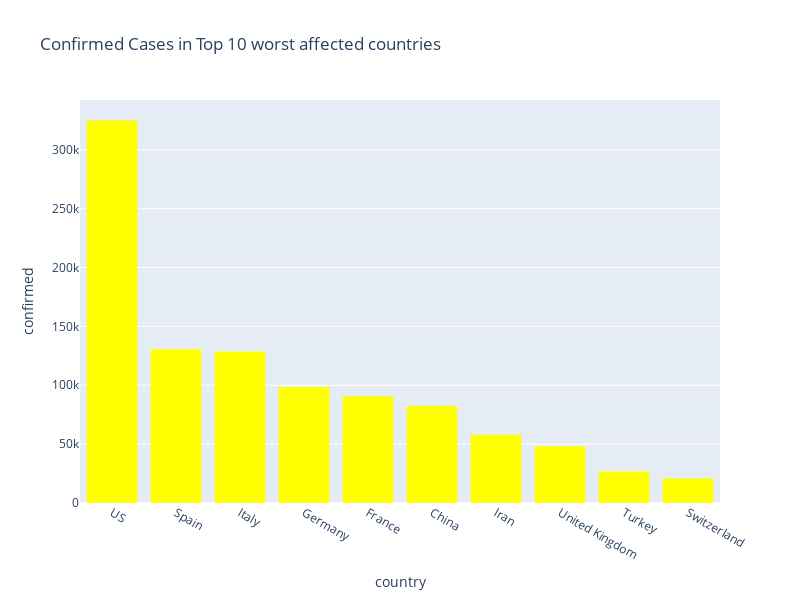

Write notebook code for a chart like this one.
### Code cell
px.bar(
    sorted_country_df.head(10),
    x = "country",
    y = "confirmed",
    title= "Confirmed Cases in Top 10 worst affected countries", # the axis names
    color_discrete_sequence=["yellow"], 
    height=600,
    width=800
)

### Figure 1 — Plotly figure (JSON) as saved in the notebook; plotly's stock layout.template omitted (floating-point values rounded to 4 significant figures)
{"data": [{"alignmentgroup": "True", "hovertemplate": "country=%{x}<br>confirmed=%{y}<extra></extra>", "legendgroup": "", "marker": {"color": "yellow"}, "name": "", "offsetgroup": "", "orientation": "v", "showlegend": false, "textposition": "auto", "type": "bar", "x": ["US", "Spain", "Italy", "Germany", "France", "China", "Iran", "United Kingdom", "Turkey", "Switzerland"], "xaxis": "x", "y": [325185, 130759, 128948, 98772, 90868, 82602, 58226, 48406, 27069, 21100], "yaxis": "y"}], "layout": {"barmode": "relative", "height": 600, "legend": {"tracegroupgap": 0}, "title": {"text": "Confirmed Cases in Top 10 worst affected countries"}, "width": 800, "xaxis": {"anchor": "y", "domain": [0, 1], "title": {"text": "country"}}, "yaxis": {"anchor": "x", "domain": [0, 1], "title": {"text": "confirmed"}}}}
